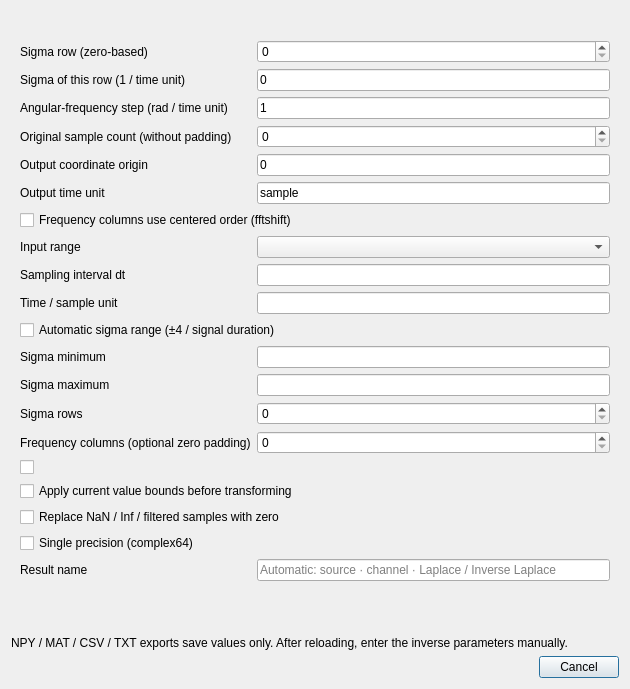
<?xml version="1.0" encoding="UTF-8"?>
<ui version="4.0">
 <class>LaplaceDialog</class>
 <widget class="QDialog" name="LaplaceDialog">
  <property name="geometry">
   <rect>
    <x>0</x>
    <y>0</y>
    <width>630</width>
    <height>590</height>
   </rect>
  </property>
  <layout class="QVBoxLayout" name="form_layout">
   <item>
    <widget class="QLabel" name="form_source">
     <property name="wordWrap">
      <bool>true</bool>
     </property>
    </widget>
   </item>
   <item>
    <widget class="QWidget" name="settings" native="true">
     <layout class="QFormLayout" name="form_form">
      <item row="0" column="0">
       <widget class="QLabel" name="row_label">
        <property name="text">
         <string>Sigma row (zero-based)</string>
        </property>
        <property name="buddy">
         <cstring>row</cstring>
        </property>
       </widget>
      </item>
      <item row="0" column="1">
       <widget class="NoWheelSpinBox" name="row" />
      </item>
      <item row="1" column="0">
       <widget class="QLabel" name="inverse_sigma_label">
        <property name="text">
         <string>Sigma of this row (1 / time unit)</string>
        </property>
        <property name="buddy">
         <cstring>inverse_sigma</cstring>
        </property>
       </widget>
      </item>
      <item row="1" column="1">
       <widget class="QLineEdit" name="inverse_sigma">
        <property name="text">
         <string>0</string>
        </property>
       </widget>
      </item>
      <item row="2" column="0">
       <widget class="QLabel" name="omega_spacing_label">
        <property name="text">
         <string>Angular-frequency step (rad / time unit)</string>
        </property>
        <property name="buddy">
         <cstring>omega_spacing</cstring>
        </property>
       </widget>
      </item>
      <item row="2" column="1">
       <widget class="QLineEdit" name="omega_spacing">
        <property name="text">
         <string>1</string>
        </property>
       </widget>
      </item>
      <item row="3" column="0">
       <widget class="QLabel" name="output_count_label">
        <property name="text">
         <string>Original sample count (without padding)</string>
        </property>
        <property name="buddy">
         <cstring>output_count</cstring>
        </property>
       </widget>
      </item>
      <item row="3" column="1">
       <widget class="NoWheelSpinBox" name="output_count" />
      </item>
      <item row="4" column="0">
       <widget class="QLabel" name="origin_label">
        <property name="text">
         <string>Output coordinate origin</string>
        </property>
        <property name="buddy">
         <cstring>origin</cstring>
        </property>
       </widget>
      </item>
      <item row="4" column="1">
       <widget class="QLineEdit" name="origin">
        <property name="text">
         <string>0</string>
        </property>
       </widget>
      </item>
      <item row="5" column="0">
       <widget class="QLabel" name="inverse_unit_label">
        <property name="text">
         <string>Output time unit</string>
        </property>
        <property name="buddy">
         <cstring>inverse_unit</cstring>
        </property>
       </widget>
      </item>
      <item row="5" column="1">
       <widget class="QLineEdit" name="inverse_unit">
        <property name="text">
         <string>sample</string>
        </property>
       </widget>
      </item>
      <item row="6" column="0" colspan="2">
       <widget class="QCheckBox" name="centered">
        <property name="text">
         <string>Frequency columns use centered order (fftshift)</string>
        </property>
       </widget>
      </item>
      <item row="7" column="0">
       <widget class="QLabel" name="range_selector_label">
        <property name="text">
         <string>Input range</string>
        </property>
        <property name="buddy">
         <cstring>range_selector</cstring>
        </property>
       </widget>
      </item>
      <item row="7" column="1">
       <widget class="NoWheelComboBox" name="range_selector" />
      </item>
      <item row="8" column="0">
       <widget class="QLabel" name="spacing_label">
        <property name="text">
         <string>Sampling interval dt</string>
        </property>
        <property name="buddy">
         <cstring>spacing</cstring>
        </property>
       </widget>
      </item>
      <item row="8" column="1">
       <widget class="QLineEdit" name="spacing" />
      </item>
      <item row="9" column="0">
       <widget class="QLabel" name="unit_label">
        <property name="text">
         <string>Time / sample unit</string>
        </property>
        <property name="buddy">
         <cstring>unit</cstring>
        </property>
       </widget>
      </item>
      <item row="9" column="1">
       <widget class="QLineEdit" name="unit" />
      </item>
      <item row="10" column="0" colspan="2">
       <widget class="QCheckBox" name="auto_sigma">
        <property name="text">
         <string>Automatic sigma range (±4 / signal duration)</string>
        </property>
       </widget>
      </item>
      <item row="11" column="0">
       <widget class="QLabel" name="sigma_min_label">
        <property name="text">
         <string>Sigma minimum</string>
        </property>
        <property name="buddy">
         <cstring>sigma_min</cstring>
        </property>
       </widget>
      </item>
      <item row="11" column="1">
       <widget class="QLineEdit" name="sigma_min" />
      </item>
      <item row="12" column="0">
       <widget class="QLabel" name="sigma_max_label">
        <property name="text">
         <string>Sigma maximum</string>
        </property>
        <property name="buddy">
         <cstring>sigma_max</cstring>
        </property>
       </widget>
      </item>
      <item row="12" column="1">
       <widget class="QLineEdit" name="sigma_max" />
      </item>
      <item row="13" column="0">
       <widget class="QLabel" name="sigma_count_label">
        <property name="text">
         <string>Sigma rows</string>
        </property>
        <property name="buddy">
         <cstring>sigma_count</cstring>
        </property>
       </widget>
      </item>
      <item row="13" column="1">
       <widget class="NoWheelSpinBox" name="sigma_count" />
      </item>
      <item row="14" column="0">
       <widget class="QLabel" name="fft_size_label">
        <property name="text">
         <string>Frequency columns (optional zero padding)</string>
        </property>
        <property name="buddy">
         <cstring>fft_size</cstring>
        </property>
       </widget>
      </item>
      <item row="14" column="1">
       <widget class="NoWheelSpinBox" name="fft_size" />
      </item>
      <item row="15" column="0" colspan="2">
       <widget class="QCheckBox" name="component" />
      </item>
      <item row="16" column="0" colspan="2">
       <widget class="QCheckBox" name="bounds">
        <property name="text">
         <string>Apply current value bounds before transforming</string>
        </property>
       </widget>
      </item>
      <item row="17" column="0" colspan="2">
       <widget class="QCheckBox" name="fill_zero">
        <property name="text">
         <string>Replace NaN / Inf / filtered samples with zero</string>
        </property>
       </widget>
      </item>
      <item row="18" column="0" colspan="2">
       <widget class="QCheckBox" name="single">
        <property name="text">
         <string>Single precision (complex64)</string>
        </property>
       </widget>
      </item>
      <item row="19" column="0">
       <widget class="QLabel" name="form_result_name_label">
        <property name="text">
         <string>Result name</string>
        </property>
        <property name="buddy">
         <cstring>name</cstring>
        </property>
       </widget>
      </item>
      <item row="19" column="1">
       <widget class="QLineEdit" name="name">
        <property name="placeholderText">
         <string>Automatic: source · channel · Laplace / Inverse Laplace</string>
        </property>
       </widget>
      </item>
     </layout>
    </widget>
   </item>
   <item>
    <widget class="QLabel" name="note">
     <property name="wordWrap">
      <bool>true</bool>
     </property>
    </widget>
   </item>
   <item>
    <widget class="QLabel" name="estimate">
     <property name="wordWrap">
      <bool>true</bool>
     </property>
    </widget>
   </item>
   <item>
    <widget class="QLabel" name="form_persistence">
     <property name="text">
      <string>NPY / MAT / CSV / TXT exports save values only. After reloading, enter the inverse parameters manually.</string>
     </property>
     <property name="wordWrap">
      <bool>true</bool>
     </property>
    </widget>
   </item>
   <item>
    <widget class="QDialogButtonBox" name="buttons">
     <property name="standardButtons">
      <set>QDialogButtonBox::Cancel</set>
     </property>
    </widget>
   </item>
  </layout>
 </widget>
 <customwidgets>
  <customwidget>
   <class>NoWheelSpinBox</class>
   <extends>QSpinBox</extends>
   <header>utils.qt_widgets</header>
  </customwidget>
  <customwidget>
   <class>NoWheelComboBox</class>
   <extends>QComboBox</extends>
   <header>utils.qt_widgets</header>
  </customwidget>
 </customwidgets>
 <resources />
 <connections />
</ui>
